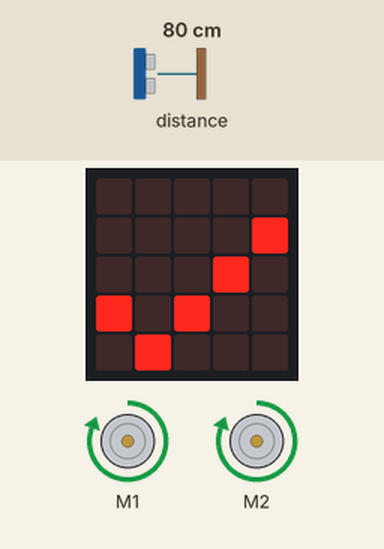
Bench run of a program on a simulated BBC micro:bit (MakeCode). On the bench: the board's 5×5 LED display, 2 × DC motor (green arrow = forward, orange = backward, longer = faster). Inputs (shaded band) come from the test bench; at power-on: distance to the obstacle 80 cm. Random numbers come from a fixed seed.

Above: at 1.8 s.
1.9 s: distance to the obstacle set to 33 cm
3.4 s: distance to the obstacle set to 26 cm
At 4.4 s:
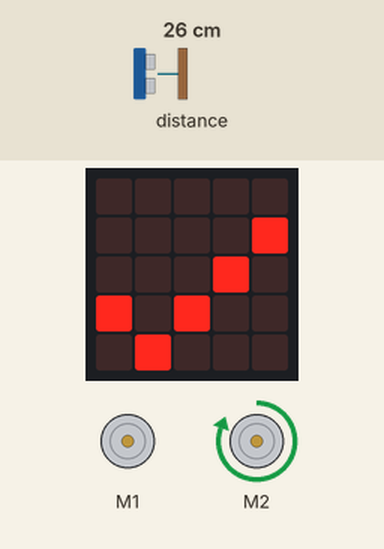
6.4 s: distance to the obstacle set to 35 cm
8.2 s: distance to the obstacle set to 2 cm
At 9.0 s:
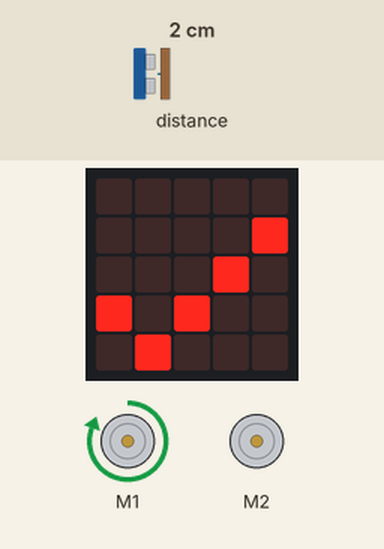
Timing chart, 0 to 10.7 s (numbered marks = the images above; inputs shaded):
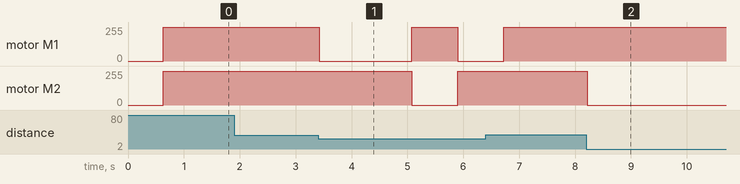

Measured:
- the behaviour switches between 30 and 29 cm on distance to the obstacle (found by bisection; images 0 and 1)
- after the input at 1.9 s, every drawn part: stays the same
- after the input at 3.4 s, motor M1: forward 255/255 → stopped at once, → forward 255/255 1.6 s later, → stopped 0.82 s later; motor M2: forward 255/255 → stopped after 1.7 s, → forward 255/255 0.82 s later
- after the input at 8.2 s, motor M2: forward 255/255 → stopped at once

The program:

main.ts
```typescript
let strip = false
basic.showIcon(IconNames.Yes)
basic.forever(function () {
    if (maqueen.Ultrasonic(PingUnit.Centimeters) < 30 && maqueen.Ultrasonic(PingUnit.Centimeters) != 0) {
        strip = Math.randomBoolean()
        if (strip == true) {
            maqueen.motorRun(maqueen.Motors.M1, maqueen.Dir.CW, 255)
            maqueen.motorRun(maqueen.Motors.M2, maqueen.Dir.CW, 0)
            basic.pause(800)
        }
        if (strip == false) {
            maqueen.motorRun(maqueen.Motors.M1, maqueen.Dir.CW, 0)
            maqueen.motorRun(maqueen.Motors.M2, maqueen.Dir.CW, 255)
            basic.pause(800)
        }
    } else {
        maqueen.motorRun(maqueen.Motors.All, maqueen.Dir.CW, 255)
    }
})
```

test.ts
```typescript
// les tests vont ici ; cela ne sera pas compilé si ce paquet est utilisé en tant qu'extension.
```
